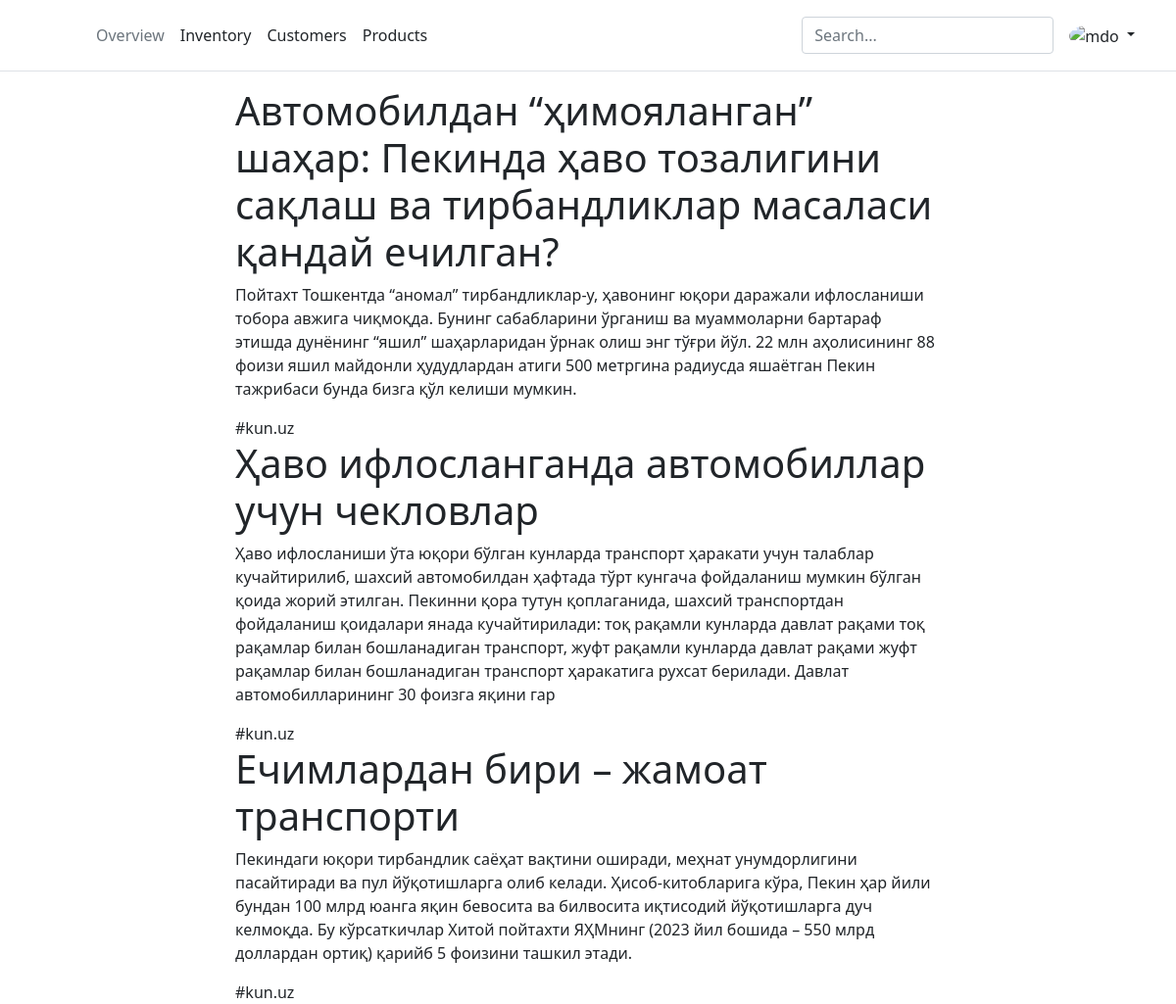
The page / on the database its author committed.
### shop/models.py (models this page shows, shortened)
class New(models.Model):
    title = models.CharField(max_length=155)
    description = models.TextField(max_length=500)
    tags = models.CharField(max_length=60)
    image = models.ImageField(upload_to='news_app/media')

### shop/views.py (the view)
# urls.py: path('',view=main_page),
def main_page(request):
    news = New.objects.all()
    return  render(request, 'index.html',context={'news':news})

### templates/index.html (shortened to what this page needs)
<!DOCTYPE html>
<html lang="en">
<head>
  <link href="https://cdn.jsdelivr.net/npm/bootstrap@5.0.2/dist/css/bootstrap.min.css" rel="stylesheet"
>
</head>
<body>
  <header class="p-3 mb-3 border-bottom">
    <div class="container">
      <div class="d-flex flex-wrap align-items-center justify-content-center justify-content-lg-start">
        <a href="/" class="d-flex align-items-center mb-2 mb-lg-0 text-dark text-decoration-none">
          <svg class="bi me-2" width="40" height="32" role="img" aria-label="Bootstrap">
            <use xlink:href="#bootstrap"></use>
          </svg>
        </a>
        <ul class="nav col-12 col-lg-auto me-lg-auto mb-2 justify-content-center mb-md-0">
          <li><a href="#" class="nav-link px-2 link-secondary">Overview</a></li>
          <li><a href="#" class="nav-link px-2 link-dark">Inventory</a></li>
          <li><a href="#" class="nav-link px-2 link-dark">Customers</a></li>
          <li><a href="#" class="nav-link px-2 link-dark">Products</a></li>
        </ul>
        <form class="col-12 col-lg-auto mb-3 mb-lg-0 me-lg-3">
          <input type="search" class="form-control" placeholder="Search..." aria-label="Search">
        </form>
        <div class="dropdown text-end">
          <a href="#" class="d-block link-dark text-decoration-none dropdown-toggle" id="dropdownUser1"
            data-bs-toggle="dropdown" aria-expanded="false">
            <img src="https://github.com/mdo.png" alt="mdo" width="32" height="32" class="rounded-circle">
          </a>
        </div>
      </div>
    </div>
  </header>
  <div>
    {% for i in news %}
    <div style="width: 720px; margin: 0 auto;">
      <h1>{{ i.title }}</h1>
      <p>{{ i.description }}</p>
      <span>{{ i.tags }}</span>
    </div>
    {% endfor %}
  </div>
</body>
</html>

### rows shown on the page
New: title "Автомобилдан “ҳимояланган” шаҳар: Пекинда ҳаво тозалигини сақлаш ва тирбандликлар масаласи қандай ечилган?", description "Пойтахт Тошкентда “аномал” тирбандликлар-у, ҳавонинг юқори даражали ифлосланиши тобора авжига чиқмоқда. Бунинг сабабларини ўрганиш ва муаммоларни бартараф этишда дунёнинг “яшил” шаҳарларидан ўрнак олиш энг тўғри йўл. 22 млн аҳолисининг 88 фоизи яшил майдонли ҳудудлардан атиги 500 метргина радиусда яшаётган Пекин тажрибаси бунда бизга қўл келиши мумкин.", tags "#kun.uz"
New: title "Ҳаво ифлосланганда автомобиллар учун чекловлар", description "Ҳаво ифлосланиши ўта юқори бўлган кунларда транспорт ҳаракати учун талаблар кучайтирилиб, шахсий автомобилдан ҳафтада тўрт кунгача фойдаланиш мумкин бўлган қоида жорий этилган. Пекинни қора тутун қоплаганида, шахсий транспортдан фойдаланиш қоидалари янада кучайтирилади: тоқ рақамли кунларда давлат рақами тоқ рақамлар билан бошланадиган транспорт, жуфт рақамли кунларда давлат рақами жуфт рақамлар билан бошланадиган транспорт ҳаракатига рухсат берилади. Давлат автомобилларининг 30 фоизга яқини гар", tags "#kun.uz"
New: title "Ечимлардан бири – жамоат транспорти", description "Пекиндаги юқори тирбандлик саёҳат вақтини оширади, меҳнат унумдорлигини пасайтиради ва пул йўқотишларга олиб келади. Ҳисоб-китобларига кўра, Пекин ҳар йили бундан 100 млрд юанга яқин бевосита ва билвосита иқтисодий йўқотишларга дуч келмоқда. Бу кўрсаткичлар Хитой пойтахти ЯҲМнинг (2023 йил бошида – 550 млрд доллардан ортиқ) қарийб 5 фоизини ташкил этади.", tags "#kun.uz"
